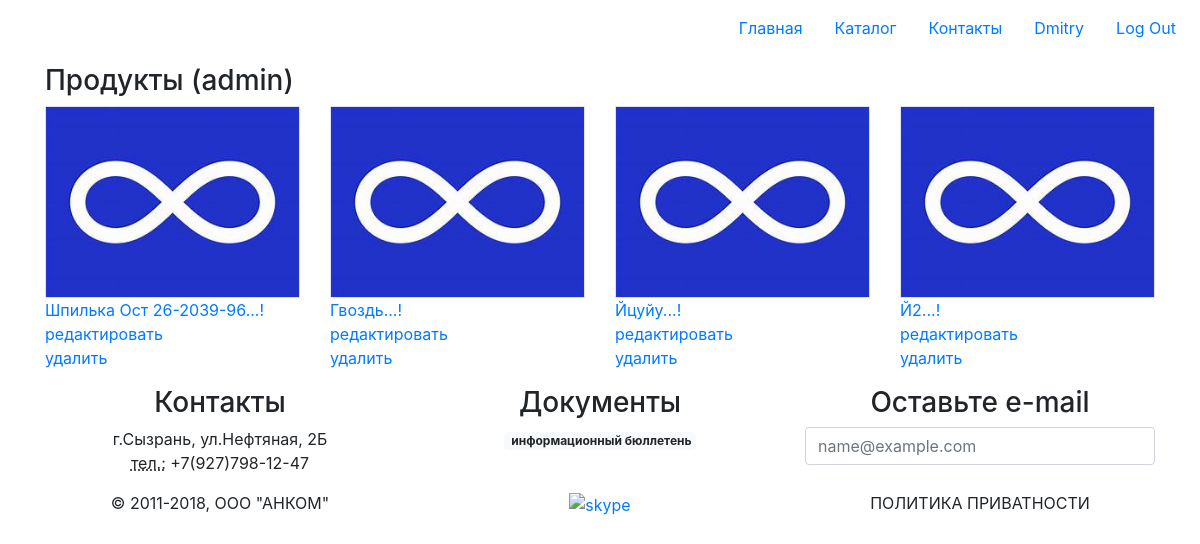
Page /subd/products/ (signed in) on the committed database.
### authapp/models.py (models this page shows)
class ShopUser(AbstractUser):
    avatar = models.ImageField(upload_to='users_avatars', blank=True)
    age = models.PositiveIntegerField()

### products/models.py (models this page shows)
class Product(models.Model):
    category = models.ForeignKey(
        ProductCategory,
        on_delete=models.CASCADE
    )
    name = models.CharField(
        verbose_name='имя продукта',
        max_length=128
    )
    image = models.ForeignKey(
        'images.Image',
        on_delete=models.PROTECT,
    )
    snippet = models.TextField(
        verbose_name='описание',
        blank=True
    )
    cost = models.DecimalField(
        max_digits=12,
        decimal_places=2,
        default=0
    )
    def __str__(self):
        return self.name

### images/models.py (models this page shows, shortened)
class Image(models.Model):
    name = models.CharField(
        max_length=250,
        unique=True
    )
    value = models.ImageField()

### products/views/products.py (the view)
class ProductGenericList(ListView):
    model = Product
    template_name = 'products/list.html'
    def get_context_data(self, **kwargs):
        context = super().get_context_data(**kwargs)
        context['links_menu'] = ProductCategory.objects.all()
        if self.request.user.is_authenticated:
            context['basket'] = Basket.objects.filter(user=self.request.user)
        return context

### adminapp/templates/adminapp/products/list.html (shortened to what this page needs)
{% extends 'master.html' %}
{% block page_styles %}
{% include 'products/components/stylesheet.html' %}
{% endblock %}
{% block page_content %}
    <main class="p-2 flex-grow-1">
      <div class="container">
        <h3>Продукты (admin)</h3>
        <div class="row">
          {% for itm in object_list %}
            <div class="col">
              <a href="{% url 'subd:product_detail' pk=itm.id %}">
                <img src="/media/{{ itm.image.value }}" class="img-fluid border" alt="">
                {{ itm|title|add:'...!' }}
              </a>
              <div class="">
                <a href="{% url 'subd:product_update' pk=itm.id %}">редактировать</a>
              </div>
              <div class="">
                <a href="{% url 'subd:product_delete' pk=itm.id %}">удалить</a>
              </div>
            </div>
          {% endfor %}
        </div>
      </div>
    </main>
{% endblock %}

### server/templates/master.html (shortened to what this page needs)
<!doctype html>
<html lang="ru">
  <head>
    <link rel="stylesheet" href="https://stackpath.bootstrapcdn.com/bootstrap/4.1.3/css/bootstrap.min.css">
    {% block page_styles %}
    {% endblock %}
  </head>
  <body class="d-flex flex-column">
    <header class="p-2 flex-{grow|shrink}-0">
      <ul class="nav justify-content-end">
        <li class="nav-item">
          <a class="nav-link active" href="#">Главная</a>
        </li>
        <li class="nav-item">
          <a class="nav-link" href="#">Каталог</a>
        </li>
        <li class="nav-item">
          <a class="nav-link" href="#">Контакты</a>
        </li>
        {% if user.is_authenticated %}
          <li class="nav-item">
            <a class="nav-link" href="{% url 'auth:edit' %}">
              {{ user.first_name|default:'User' }}
            </a>
          </li>
        {% endif %}
        <li>
          {% if user.is_authenticated %}
            <a class="nav-link" href="{% url 'auth:logout' %}">Log Out</a>
          {% else %}
            <a class="nav-link" href="{% url 'auth:login' %}">Log In</a>
          {% endif %}
        </li>
      </ul>
    </header>
    <section>
      {% block page_content %}
      {% endblock %}
    </section>
    <footer class="p-2 flex-{grow|shrink}-0">
      <div class="container">
        <div class="row">
          <div class="col text-center">
            <h3>Контакты</h3>
            <address>
              г.Сызрань, ул.Нефтяная, 2Б
              <br>
              <abbr title="Телефон">тел.:</abbr>
              +7(927)798-12-47
            </address>
          </div>
          <div class="col text-center">
            <h3>Документы</h3>
            <a href="docs/info.pdf" class="badge badge-light">
              информационный бюллетень
            </a>
          </div>
          <div class="col text-center">
            <h3>Оставьте e-mail</h3>
            <form>
            <div class="form-group">
              <input type="email" class="form-control" id="exampleFormControlInput1" placeholder="name@example.com">
            </div>
          </div>
        </div>
        <div class="row">
          <div class="col text-center text-uppercase">
            &copy 2011-2018, ООО "АНКОМ"
          </div>
          <div class="col text-center">
            <a href="skype:desperate_accountant?call">
              <img src="img/skype.png" width="38px" alt="skype">
            </a>
          </div>
          <div class="col text-center text-uppercase">
            политика приватности
          </div>
        </div>
      </div>
    </footer>
  </body>
</html>

### products/static/products/css/style.css (style rules this page uses)
html, body { height: 100%; }

### rows in the picture
ShopUser: first_name "Dmitry"
Product: image.value (placeholder picture), name "Шпилька Ост 26-2039-96...!"
Product: image.value (placeholder picture), name "Гвоздь...!"
Product: image.value (placeholder picture), name "Йцуйу...!"
Product: image.value (placeholder picture), name "Й2...!"
